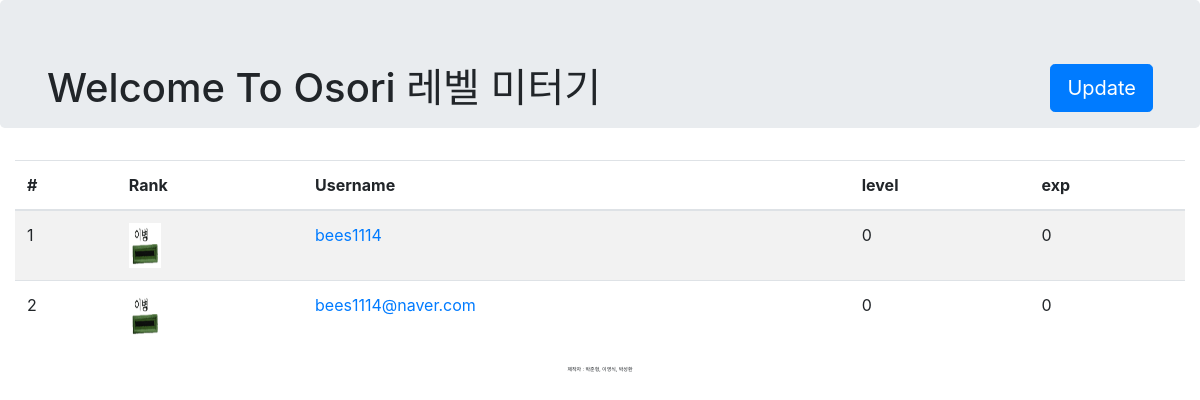
The app's page /, older data.
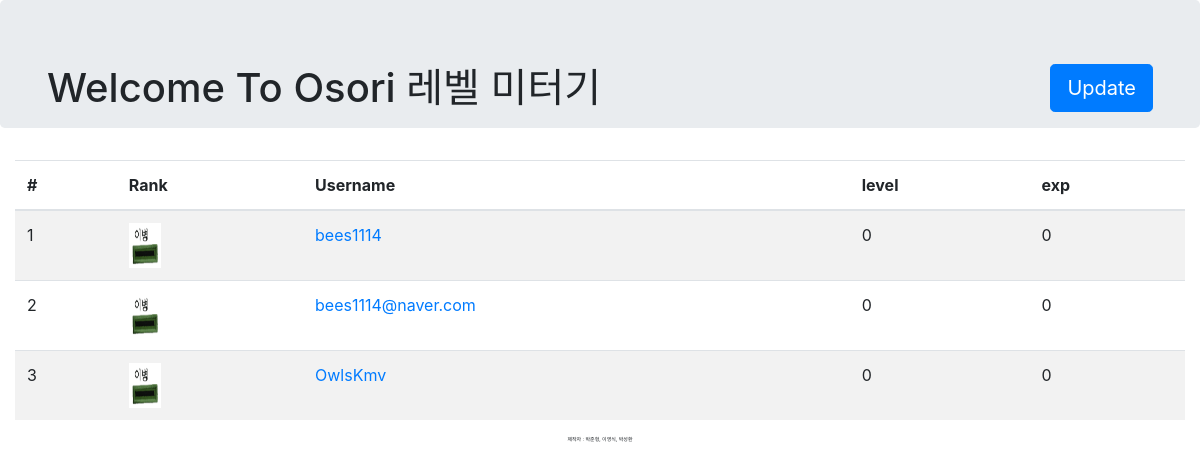
The same page, newer data.
### Osori_rpg/models.py (models this page shows)
class Profile(models.Model):
    user = models.OneToOneField(User, on_delete=models.CASCADE)
    git_commit = models.IntegerField(default=0)
    room_visit = models.IntegerField(default=0)
    event_visit = models.IntegerField(default=0)
    contribution = models.IntegerField(default=0)
    login_counter = models.IntegerField(default=0)
    level = models.IntegerField(default=0)
    exp = models.IntegerField(default=0)

### Osori_rpg/views.py (the view)
# urls.py: url(r'^$', views.index, name='index_page'),
def index(request):
    if request.method == "GET":
        member_infos = Profile.objects.all()
        print(member_infos)
    return render(request, 'index.html', {'member_infos': member_infos})

### Osori_rpg/templates/index.html (shortened to what this page needs)
{% load staticfiles %}
<!doctype html>
<html lang="ko">
<head>
    <link rel="stylesheet" href="{% static 'css/index.css' %}">
    <link rel="stylesheet" href="https://maxcdn.bootstrapcdn.com/bootstrap/4.0.0-beta.2/css/bootstrap.min.css"
>
</head>
<div class="jumbotron">
    <div class="container">
        <h1 class="display-5 float-left">Welcome To Osori 레벨 미터기</h1>
        <form method="get" action="{% url 'update_info'%}" class="form-signin float-right">
            <button class="btn btn-primary btn-lg">Update</button>
        </form>
    </div>
</div>
<div class="container-fluid">
    <div class="table-responsive">
        <table class="table table-striped">
            <thead>
            <tr>
                <th>#</th>
                <th>Rank</th>
                <th>Username</th>
                <th>level</th>
                <th>exp</th>
            </tr>
            </thead>
            <tbody>
            {% for member_info in member_infos %}
            <tr>
                <td>{{ forloop.counter }}</td>
                <td><img src="{% static 'img/' %}level{{member_info.level}}.png" width="32.5" height="45"/></td>
                <td><a href="{% url 'contribute_info'%}?id={{member_info.user.username}}">{{member_info.user.username}}</a></td>
                <td>{{member_info.level}}</td>
                <td>{{member_info.exp}}</td>
            </tr>
            {% endfor %}
            </tbody>
        </table>
    </div>
</div>
<footer>
    <p style="font-size: 5px; text-align: center;">제작자 : 박준형, 이영식, 박성환</p>
</footer>
</html>

Row changes from the older to the newer data that the page shows:
added Profile: user.username "OwlsKmv", level "0", exp "0"
